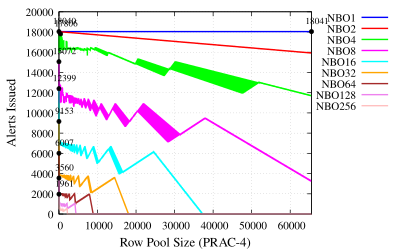

This chart was generated by the following gnuplot code:
# Set terminal to PDF with enhanced font, size, and format
set terminal pdfcairo enhanced font 'Times,12' size 4in, 2.5in
set output 'plot-alert-prac4.pdf'

# Set labels for axes
set xlabel 'Row Pool Size (PRAC-4)' font 'Times,14'
set ylabel 'Alerts Issued' font 'Times,14'

# Set x-axis limit
set xrange [0:65536]

# Enable grid lines
set grid

# Set key outside the plot
set key outside top

# Define custom labels for each file
labels = "NBO1 NBO2 NBO4 NBO8 NBO16 NBO32 NBO64 NBO128 NBO256"

# Function to find the highest point in a data file
highest_point(file) = sprintf('< awk ''{if ($1 != "GroupSize" && ($5 > max || ($5 == max && $1 > x))) {max=$5; x=$1}} END {print x, max}'' %s', file)

# List of files to plot
files = "~/PRAC/NBO1/NBO1-prac4.txt ~/PRAC/NBO2/NBO2-prac4.txt ~/PRAC/NBO4/NBO4-prac4.txt ~/PRAC/NBO8/NBO8-prac4.txt ~/PRAC/NBO16/NBO16-prac4.txt ~/PRAC/NBO32/NBO32-prac4.txt ~/PRAC/NBO64/NBO64-prac4.txt ~/PRAC/NBO128/NBO128-prac4.txt ~/PRAC/NBO256/NBO256-prac4.txt"

# Colors for the plots
colors = "blue red green magenta cyan orange brown violet pink yellow"

# Plot commands with custom labels, colors, line styles, and markers
plot for [i=1:words(files)] word(files, i) using 1:5 with lines lw 2 lc rgb word(colors, i) title word(labels, i), \
     for [i=1:words(files)] highest_point(word(files, i)) using 1:2 with points pointtype 7 pointsize 0.5 lc rgb "black" notitle, \
     for [i=1:words(files)] highest_point(word(files, i)) using 1:2:(sprintf("%.0f", $2)) with labels offset char 1, char 1 font 'Times,10' notitle
